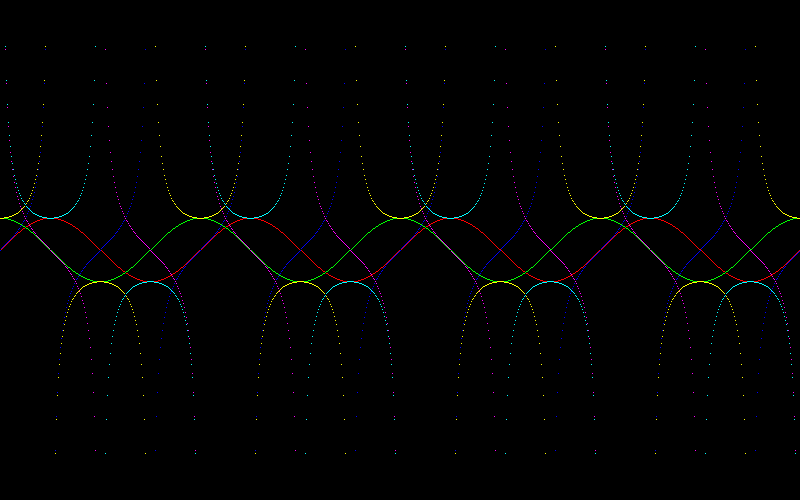
Frame 1 (no input)
Frame 60 (no input): identical to frame 1, image omitted
Frame 120 (the mouse pressed at the canvas centre since frame 60): identical to frame 1, image omitted

The p5.js sketch that drew this single still picture (run headless with seeded random() and noise() and a simulated clock; from frame 60 on, the mouse is pressed at the canvas centre):

// p5.js sketch
// ── sketch.js
let offset = 0;
let speed = 0;
let ratio;
let frequency = 8;

function setup() {
    createCanvas(800, 500);
    frameRate(60);
    ratio = width / (PI * frequency);
}

function keyPressed() {
    if (key == "w") {
        frequency += 2;
        ratio = width / (PI * frequency);
    } else if (key == "s" && frequency != 2) {
        frequency -= 2;
        ratio = width / (PI * frequency);
    }
}

function draw() {
    if (keyIsDown(65)) {
        speed -= 0.05;
    } else if (keyIsDown(68)) {
        speed += 0.05;
    }

    background(0);
    loadPixels();
    offset += speed;
    for (let i = 0; i < width; i++) {
        set(i, int(height / 2 - sin((float(i) + offset) / ratio) * ratio), color(255, 0, 0));
        set(i, int(height / 2 - cos((float(i) + offset) / ratio) * ratio), color(0, 255, 0));
        set(i, int(height / 2 - tan((float(i) + offset) / ratio) * ratio), color(0, 0, 255));
        set(i, int(height / 2 - 1 / cos((float(i) + offset) / ratio) * ratio), color(255, 255, 0));
        set(i, int(height / 2 - 1 / sin((float(i) + offset) / ratio) * ratio), color(0, 255, 255));
        set(i, int(height / 2 - 1 / tan((float(i) + offset) / ratio) * ratio), color(255, 0, 255));
    }
    updatePixels();
}
